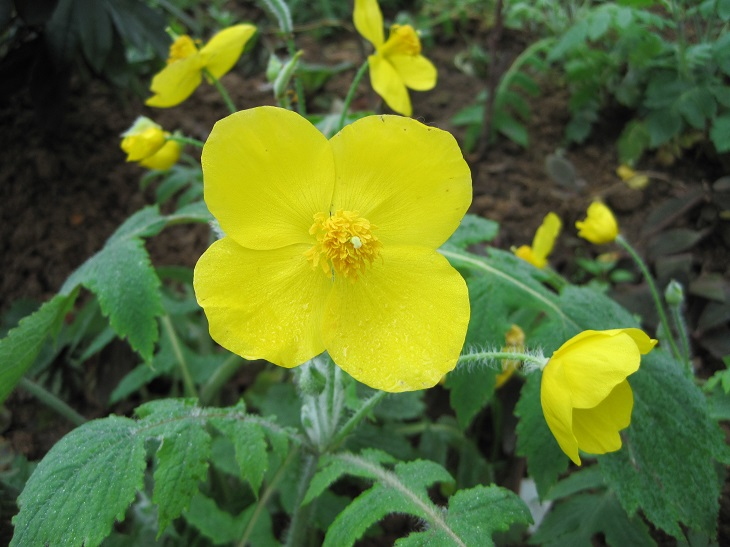
#> input picture 3-3图像美化/image0.JPG, 730 x 547 px, found by its file name
$ python '01彩色图片直方图.py'
#> lines starting #> are read from the running program, lines starting #| are printed output that depends on the picture
import cv2
import numpy as np
import matplotlib.pyplot as plt


def ImageHist(image, type):
    color = (255, 255, 255)
    windowName = 'Gray'
    if type == 31:
        color = (255, 0, 0)
        windowName = 'B Hist'
    elif type == 32:
        color = (0, 255, 0)
        windowName = 'G Hist'
    elif type == 33:
        color = (0, 0, 255)
        windowName = 'R Hist'
    # 1 image 2 [0] 3 mask None 4 256 5 0-255
    hist = cv2.calcHist([image], [0], None, [256], [0.0, 255.0])
    plt.figure()
    plt.xlabel("pixel Value")
    plt.ylabel("pixel Number")
    plt.title(windowName)
    plt.plot(hist)
    plt.xlim([0, 255])  # 指定x轴显示数值范围
    plt.show()
    minV, maxV, minL, maxL = cv2.minMaxLoc(hist)
    histImg = np.zeros([256, 256, 3], np.uint8)
    for h in range(256):
        intenNormal = int(hist[h] * 256 / maxV)
        cv2.line(histImg, (h, 256), (h, 256 - intenNormal), color)
    cv2.imshow(windowName, histImg)
    return histImg


img = cv2.imread('image0.jpg', 1)
#> img is the input picture: shape (547, 730, 3); mean B, G, R 48.7, 109.6, 90.1
cv2.imshow("image0", img)
channels = cv2.split(img)  # RGB - R G B
# print(channels)
for i in range(0, 3):
    ImageHist(channels[i], 31 + i)
#> this loop made 3 passes
#> (maxV in ImageHist, minL in ImageHist, maxL in ImageHist) on passes 1 to 3: (6211, (0, 204), (0, 41)), (3003, (0, 0), (0, 208)), (5519, (0, 0), (0, 49))
#> pass 1, in ImageHist, `plt.show()`:
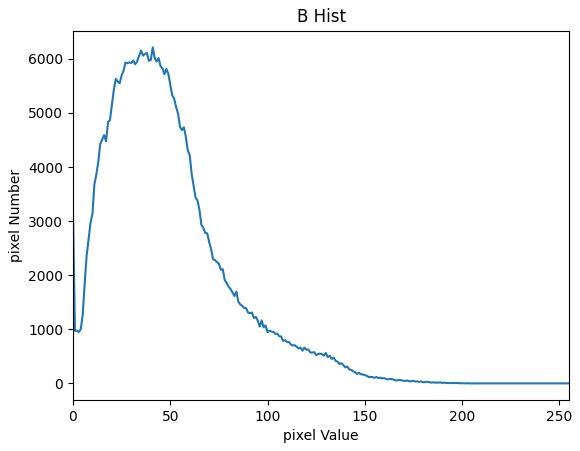
#> figure drawn by matplotlib, 1 panel; curve peaks at x = 41, y = 6211
#> pass 1, in ImageHist, `cv2.imshow(windowName, histImg)`:
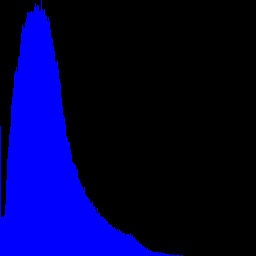
#> window 'B Hist': shape (256, 256, 3); mean B, G, R 63.6, 0, 0
#> pass 2, in ImageHist (call 2), `plt.show()`:
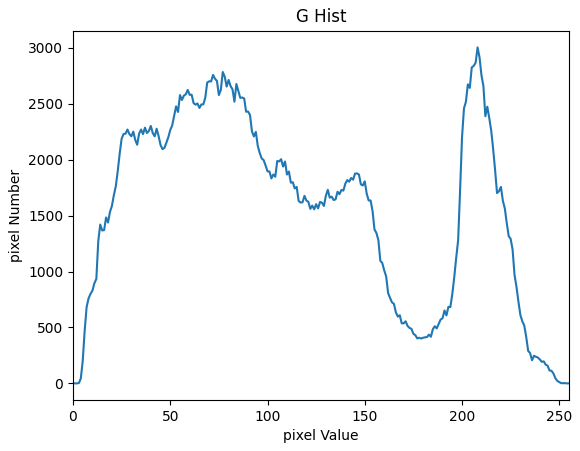
#> figure drawn by matplotlib, 1 panel; curve peaks at x = 208, y = 3003
#> pass 2, in ImageHist (call 2), `cv2.imshow(windowName, histImg)`:
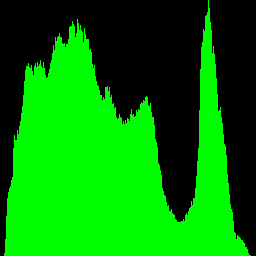
#> window 'G Hist': shape (256, 256, 3); mean B, G, R 0, 132, 0
    # cv2.imshow("chanel" + str(i), channels[i])
cv2.waitKey(0)
